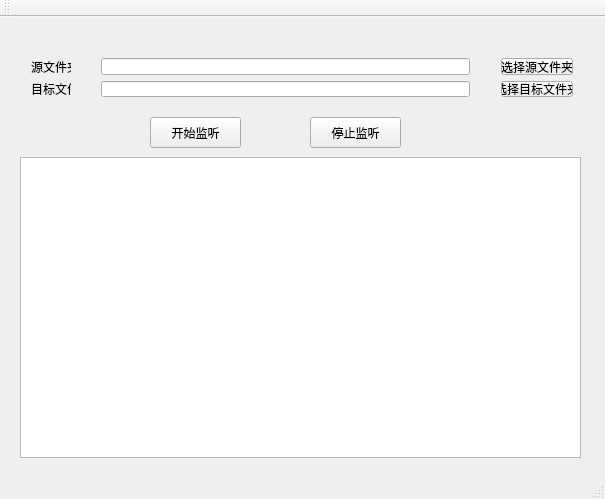
<?xml version="1.0" encoding="UTF-8"?>
<ui version="4.0">
 <class>MainWindow</class>
 <widget class="QMainWindow" name="MainWindow">
  <property name="geometry">
   <rect>
    <x>0</x>
    <y>0</y>
    <width>605</width>
    <height>499</height>
   </rect>
  </property>
  <property name="windowTitle">
   <string>文件同步助手</string>
  </property>
  <widget class="QWidget" name="centralWidget">
   <widget class="QPushButton" name="pushButtonStartListener">
    <property name="geometry">
     <rect>
      <x>150</x>
      <y>100</y>
      <width>91</width>
      <height>31</height>
     </rect>
    </property>
    <property name="text">
     <string>开始监听</string>
    </property>
   </widget>
   <widget class="QPushButton" name="pushButton_StopListener">
    <property name="geometry">
     <rect>
      <x>310</x>
      <y>100</y>
      <width>91</width>
      <height>31</height>
     </rect>
    </property>
    <property name="text">
     <string>停止监听</string>
    </property>
   </widget>
   <widget class="QWidget" name="layoutWidget">
    <property name="geometry">
     <rect>
      <x>490</x>
      <y>30</y>
      <width>94</width>
      <height>61</height>
     </rect>
    </property>
    <layout class="QVBoxLayout" name="verticalLayout">
     <item>
      <widget class="QPushButton" name="pushButtonSourceFolderSelect">
       <property name="text">
        <string>选择源文件夹</string>
       </property>
      </widget>
     </item>
     <item>
      <widget class="QPushButton" name="pushButtonDestFolderSelect">
       <property name="text">
        <string>选择目标文件夹</string>
       </property>
      </widget>
     </item>
    </layout>
   </widget>
   <widget class="QWidget" name="layoutWidget">
    <property name="geometry">
     <rect>
      <x>90</x>
      <y>30</y>
      <width>391</width>
      <height>61</height>
     </rect>
    </property>
    <layout class="QVBoxLayout" name="verticalLayout_2">
     <item>
      <widget class="QLineEdit" name="lineEditSourceFolderPath"/>
     </item>
     <item>
      <widget class="QLineEdit" name="lineEditDestFolderPath"/>
     </item>
    </layout>
   </widget>
   <widget class="QWidget" name="layoutWidget">
    <property name="geometry">
     <rect>
      <x>20</x>
      <y>30</y>
      <width>62</width>
      <height>61</height>
     </rect>
    </property>
    <layout class="QVBoxLayout" name="verticalLayout_3">
     <item>
      <widget class="QLabel" name="label">
       <property name="text">
        <string>源文件夹</string>
       </property>
      </widget>
     </item>
     <item>
      <widget class="QLabel" name="label_2">
       <property name="text">
        <string>目标文件夹</string>
       </property>
      </widget>
     </item>
    </layout>
   </widget>
   <widget class="QTextBrowser" name="textBrowser">
    <property name="geometry">
     <rect>
      <x>20</x>
      <y>140</y>
      <width>561</width>
      <height>301</height>
     </rect>
    </property>
   </widget>
  </widget>
  <widget class="QMenuBar" name="menuBar">
   <property name="geometry">
    <rect>
     <x>0</x>
     <y>0</y>
     <width>605</width>
     <height>23</height>
    </rect>
   </property>
  </widget>
  <widget class="QToolBar" name="mainToolBar">
   <attribute name="toolBarArea">
    <enum>TopToolBarArea</enum>
   </attribute>
   <attribute name="toolBarBreak">
    <bool>false</bool>
   </attribute>
  </widget>
  <widget class="QStatusBar" name="statusBar"/>
 </widget>
 <layoutdefault spacing="6" margin="11"/>
 <resources/>
 <connections/>
</ui>
